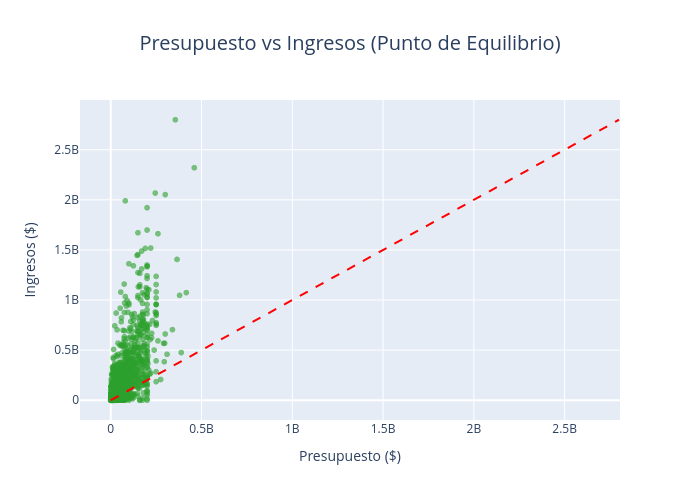

Here is the notebook cell this chart was saved with:
### Markdown cell above
- Se seleccionó un gráfico de líneas por ser el estándar óptimo para analizar series temporales y evidenciar tendencias de crecimiento continuo. La aplicación de la paleta corporativa contrastante, junto con los marcadores anuales y el cursor unificado, garantizan una lectura temporal limpia, permitiendo a la gerencia identificar rápidamente las etapas de expansión y los cambios en el volumen de producción histórica.

### Code cell
# ==========================================
# Gráfico A: Presupuesto vs Ingresos (Tamaño Reducido)
# ==========================================
df_finanzas = movies[movies['tiene_datos_financieros']].copy()

fig_finanzas = px.scatter(
    df_finanzas,
    x='budget',
    y='revenue',
    title='Presupuesto vs Ingresos (Punto de Equilibrio)',
    hover_name='title',
    color_discrete_sequence=['#2ca02c'],
    opacity=0.6
)

# Encontrar el valor máximo para trazar la línea de equilibrio
max_val = max(df_finanzas['budget'].max(), df_finanzas['revenue'].max())

# Trazar la línea de equilibrio (y = x)
fig_finanzas.add_shape(
    type="line",
    x0=0, y0=0, x1=max_val, y1=max_val,
    line=dict(color="red", width=2, dash="dash"),
    name="Punto de Equilibrio"
)

# AQUI ESTÁ EL CAMBIO: Se agregaron width y height
fig_finanzas.update_layout(
    title_font_size=20, 
    title_x=0.5,
    xaxis_title="Presupuesto ($)",
    yaxis_title="Ingresos ($)",
    width=700,   # <-- Ancho en píxeles (ajústalo a tu gusto, por defecto suele ser >900)
    height=500   # <-- Alto en píxeles
)

fig_finanzas.show()

# ==========================================
# Gráfico B: Éxito Comercial según ROI (Gráfico de Anillo)
# ==========================================
# 1. Crear una función para clasificar el ROI en palabras simples
def clasificar_roi(roi):
    if roi < 0:
        return "1. Pérdida (No recuperó inversión)"
    elif roi <= 1:
        return "2. Recuperación (Ganancia baja)"
    elif roi <= 3:
        return "3. Éxito Moderado (Ganó hasta el triple)"
    else:
        return "4. Gran Éxito (Multiplicó x3 o más)"

# 2. Aplicar la clasificación a los datos
df_finanzas['Categoria_ROI'] = df_finanzas['ROI'].apply(clasificar_roi)

# 3. Contar cuántas películas hay en cada categoría
conteo_roi = df_finanzas['Categoria_ROI'].value_counts().reset_index()
conteo_roi.columns = ['Categoría', 'Cantidad']
# Ordenar para que aparezcan en un orden lógico
conteo_roi = conteo_roi.sort_values('Categoría')

# 4. Crear el gráfico de anillo con colores semánticos
fig_roi_anillo = px.pie(
    conteo_roi,
    names='Categoría',
    values='Cantidad',
    title='Proporción de Éxito Financiero de las Películas',
    hole=0.4, # Lo convierte en anillo
    color='Categoría',
    color_discrete_map={
        "1. Pérdida (No recuperó inversión)": "#d62728",  # Rojo para pérdidas
        "2. Recuperación (Ganancia baja)": "#ff7f0e",     # Naranja
        "3. Éxito Moderado (Ganó hasta el triple)": "#2ca02c", # Verde claro
        "4. Gran Éxito (Multiplicó x3 o más)": "#1f77b4"  # Azul para los mayores éxitos
    }
)

# Mejorar el formato visual
fig_roi_anillo.update_traces(
    textposition='inside', 
    textinfo='percent+label', # Muestra el porcentaje y el nombre adentro del gráfico
    insidetextorientation='radial'
)

fig_roi_anillo.update_layout(
    title_font_size=20, 
    title_x=0.5,
    showlegend=False, # Ocultamos la leyenda porque las etiquetas ya están en el gráfico
    width=700,  # Hacemos el gráfico un poco más compacto
    height=600
)

fig_roi_anillo.show()

### Figure 1 — Plotly figure (JSON) as saved in the notebook; plotly's stock layout.template omitted (floating-point values rounded to 4 significant figures; data arrays with more than 128 entries replaced by an {"elided": "..."} marker saying what was removed)
{"data": [{"hovertemplate": "<b>%{hovertext}</b><br><br>budget=%{x}<br>revenue=%{y}<extra></extra>", "hovertext": {"elided": "3523 str values"}, "legendgroup": "", "marker": {"color": "#2ca02c", "opacity": 0.6, "symbol": "circle"}, "mode": "markers", "name": "", "showlegend": false, "type": "scattergl", "x": {"elided": "3523 int values"}, "xaxis": "x", "y": {"elided": "3523 int values"}, "yaxis": "y"}], "layout": {"height": 500, "legend": {"tracegroupgap": 0}, "shapes": [{"line": {"color": "red", "dash": "dash", "width": 2}, "name": "Punto de Equilibrio", "type": "line", "x0": 0, "x1": 2799439100, "y0": 0, "y1": 2799439100}], "title": {"font": {"size": 20}, "text": "Presupuesto vs Ingresos (Punto de Equilibrio)", "x": 0.5}, "width": 700, "xaxis": {"anchor": "y", "domain": [0, 1], "title": {"text": "Presupuesto ($)"}}, "yaxis": {"anchor": "x", "domain": [0, 1], "title": {"text": "Ingresos ($)"}}}}
